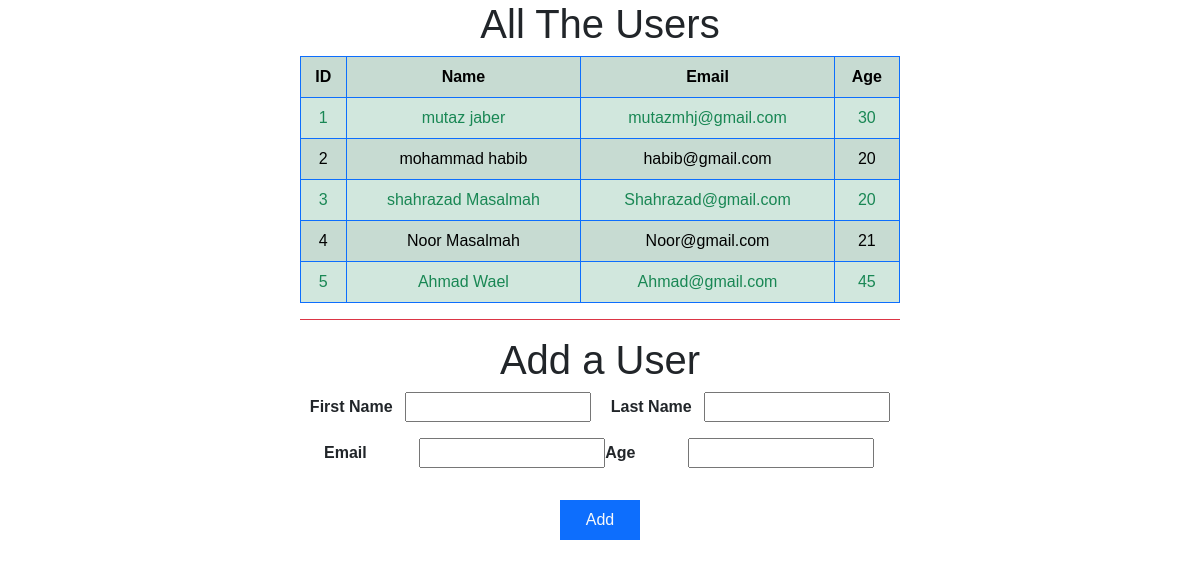
The page / on the database its author committed.
### user_app/models.py (models this page shows)
class User(models.Model):
    first_name = models.CharField(max_length=255)
    last_name = models.CharField(max_length=255)
    email_address = models.CharField(max_length=255)
    age = models.IntegerField()
    created_at = models.DateTimeField(auto_now_add=True)
    updated_at = models.DateTimeField(auto_now=True)

### user_app/views.py (the view)
# urls.py: path('', views.show_table),
def show_table(request):
    context = {
        "users" : User.objects.all()
    }
    return render(request, "index.html", context)

### user_app/templates/index.html (shortened to what this page needs)
<!DOCTYPE html>
<html lang="en">
<head>
    <link href="https://cdn.jsdelivr.net/npm/bootstrap@5.2.3/dist/css/bootstrap.min.css" rel="stylesheet"
>
</head>
<body>
    <div class="mx-auto progress-bar" style="width: 50%; font-family: Helvetica;">
        <div class=" border-bottom border-danger">
             <h1>All The Users</h1>
        <table class="table table-striped table-hover table-bordered border-primary text-success table-success">
            <tr>
                <th>ID</th>
                <th>Name</th>
                <th>Email</th>
                <th>Age</th>
            </tr>
            {% for user in users %}
            <tr>
                <td>{{ user.id }}</td>
                <td>{{ user.first_name }} {{ user.last_name }}</td>
                <td>{{ user.email_address }}</td>
                <td>{{ user.age }}</td>
            </tr>
            {% endfor %}
        </table>
        </div>
        <div class="mt-3">
            <h1>Add a User</h1>
            <form action="/add_user" method="post">
                <div class="d-flex justify-content-around">
                    <p><span class="me-2 fw-bold">First Name</span> <input type="text" name="first_name"></p>
                    <p><span class="me-2 fw-bold">Last Name</span> <input type="text" name="last_name"></p>
                </div>
                <div class="d-flex justify-content-between px-3">
                    <p class="ms-2"><span class="me-5 fw-bold">Email</span> <input type="email" name="email_address"></p>
                    <p class="me-3"><span class="me-5 fw-bold">Age</span> <input  type="text" name="age"></p>
                </div>
                <input class="bg-primary text-light border border-0 mt-3" style="width: 80px; height: 40px;" type="submit" name="add" value="Add">
            </form>
        </div>
    </div>
</body>
</html>

### rows shown on the page
User: id "1", first_name "mutaz", last_name "jaber", email_address "mutazmhj@gmail.com", age "30"
User: id "2", first_name "mohammad", last_name "habib", email_address "habib@gmail.com", age "20"
User: id "3", first_name "shahrazad", last_name "Masalmah", email_address "Shahrazad@gmail.com", age "20"
User: id "4", first_name "Noor", last_name "Masalmah", email_address "Noor@gmail.com", age "21"
User: id "5", first_name "Ahmad", last_name "Wael", email_address "Ahmad@gmail.com", age "45"
